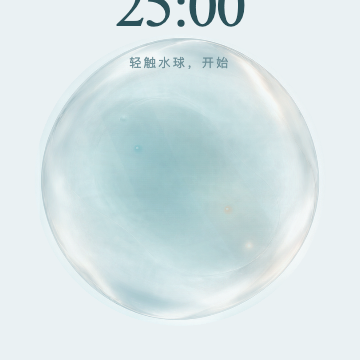
#> input picture verification/final-art-025-material-test/inputs/final-art-025.png, 360 x 360 px; the run also reads 1 picture not shown here
$ python build_optical_fields.py
#> lines starting #> are read from the running program, lines starting #| are printed output that depends on the picture; after the words box and inside, x2 and y2 are one past the last pixel; in counts of white or black regions, pixels touching at a corner belong together; pictures that were not available may be replaced by others from this repository, and a replacement may not be noted
#!/usr/bin/env python3
# -*- coding: utf-8 -*-
"""Reference-directed, single-view optical appearance study, not M2 closure.

025 is an offline donor only. The renderer samples separately derived optical
depth, reflected light, M1 thickness/detail, silhouette and formal film maps.
The absorption/reflection split is inferred, not measured physical truth.
"""
from pathlib import Path
import json
import hashlib
import numpy as np
from PIL import Image, ImageFilter

ROOT = Path(__file__).resolve().parents[2]
OUT = Path(__file__).resolve().parent
M1 = ROOT / 'verification/continuous-water-prototype'
INPUTS = OUT / 'inputs'
REF = INPUTS / 'final-art-025.png'
N = 400
VIEW = 360
RADIUS = 140
FIELD_RADIUS = 176
BG = np.array([234, 241, 243], dtype=np.float64) / 255
NEUTRAL_REVIEW_BG = np.array([154, 166, 170], dtype=np.float64) / 255
PRIMARY_025_DEPTH_REDUCTION = .34
SHELL_REFLECTION_ESTIMATE = .24
CALIBRATED_SCATTER_STRENGTH = .11
# Follow-up correction requested after Cycle 2: soften the large internal
# shadow that makes the sphere read as a concave bowl. This remains a field
# calibration; it is deliberately separate from the preserved 025 candidate.
SPHERE_RELIEF_DEPTH_REDUCTION = .20
SPHERE_RELIEF_SCATTER_STRENGTH = .095
SPHERE_RELIEF_SHADOW_DEPTH_REDUCTION = .10
SPHERE_RELIEF_SHADOW_SCATTER_STRENGTH = .075
SIMPLE_SHELL_FILM_STRENGTH = .25
REFERENCE_SOFT_SCATTER_STRENGTH = .06
REFERENCE_SOFT_FILM_STRENGTH = .15
REFERENCE_SOFT_REFRACTION_SCALE = 25
REFERENCE_SOFT_TOP_BLUR_RADIUS = 24
REFERENCE_SIDE_FILM_STRENGTH = .05
REFERENCE_SIDE_REFLECTION_STRENGTH = .50
REFERENCE_CORNER_FILM_STRENGTH = 0.0
REFERENCE_CORNER_REFLECTION_STRENGTH = 0.0
REFERENCE_CORNER_OPTICAL_STRENGTH = 1.0
REFERENCE_CORNER_SCATTER_STRENGTH = 1.0
REFERENCE_CORNER_ALPHA_STRENGTH = .75
REFERENCE_CORNER_MASK_BLUR_RADIUS = 10
REFERENCE_UPPER_FILM_STRENGTH = 0.0
REFERENCE_UPPER_REFLECTION_STRENGTH = 0.0
REFERENCE_UPPER_OPTICAL_STRENGTH = .75
REFERENCE_UPPER_SCATTER_STRENGTH = .75
REFERENCE_UPPER_MASK_BLUR_RADIUS = 10
REFERENCE_UPPER_CHROMA_NEUTRALIZE_STRENGTH = .75
REFERENCE_LEFT_SHADOW_DEPTH_REDUCTION = .75
REFERENCE_LEFT_SHADOW_SCATTER_FILL = .05
REFERENCE_LEFT_SHADOW_MASK_BLUR_RADIUS = 4
# Presentation-only follow-up: soften the over-bright shell/readout that
# disappears into light review backgrounds. Fields and silhouette stay frozen.
REFERENCE_HIGHLIGHT_SOFT_REFLECTION = .55
REFERENCE_HIGHLIGHT_SOFT_FILM = .30
REFERENCE_HIGHLIGHT_SOFT_SCATTER = .85

def srgb_to_linear(x):
    return np.where(x <= .04045, x / 12.92, ((x + .055) / 1.055) ** 2.4)

def linear_to_srgb(x):
    x = np.maximum(x, 0)
    return np.where(x <= .0031308, x * 12.92, 1.055 * x ** (1 / 2.4) - .055)

def blur(a, r):
    return np.asarray(Image.fromarray(np.uint8(np.clip(a, 0, 1)*255)).filter(ImageFilter.GaussianBlur(r)), dtype=np.float64)/255

def save_rgb(name, x):
    Image.fromarray(np.uint8(np.clip(x, 0, 1)*255+.5)).save(OUT/name)

def save_rgba(name, rgb, alpha):
    a = np.dstack([rgb, alpha])
    Image.fromarray(np.uint8(np.clip(a, 0, 1)*255+.5), 'RGBA').save(OUT/name)

def digest(path):
    return hashlib.sha256(Path(path).read_bytes()).hexdigest()

def clean_donor():
    im = np.asarray(Image.open(REF).convert('RGB'), dtype=np.float64)/255
    fallback = np.asarray(Image.open(OUT/'candidate-formal-static-baseline.png').convert('RGB'), dtype=np.float64)/255
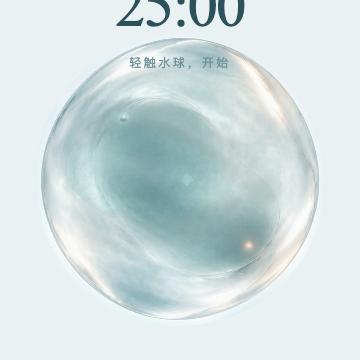
#> input picture verification/final-art-025-material-test/inputs/final-art-050.png, 360 x 360 px, given in place of candidate-formal-static-baseline.png, which was not available
    yy, xx = np.mgrid[:360, :360]
    # Remove the entire title/subtitle band; it is UI context, not material.
    mask = (yy < 104)
    for cx, cy, rad in [(138,148,8),(228,210,9),(249,245,11)]:
        mask |= (xx-cx)**2+(yy-cy)**2 < rad**2
    # Harmonic repair uses neighboring donor pixels; no synthesized core/shape.
    repaired = im.copy()
    repaired[mask] = blur(im, 10)[mask]
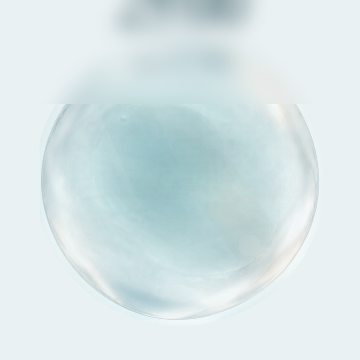
#> repaired: shape (360, 360, 3) float64; mean R, G, B 0.845, 0.899, 0.906
    for _ in range(360):
        avg = (np.roll(repaired,1,0)+np.roll(repaired,-1,0)+np.roll(repaired,1,1)+np.roll(repaired,-1,1))*.25
        repaired[mask] = avg[mask]
    # Normalize the donor's material region to the unchanged M1 field domain.
    p = Image.fromarray(np.uint8(repaired*255+.5))
    scale = RADIUS / FIELD_RADIUS
    field = p.transform((N,N), Image.Transform.AFFINE,
        (scale,0,180-200*scale,0,scale,180-200*scale),Image.Resampling.BICUBIC)
    data = np.asarray(field,dtype=np.float64)/255
    # The top of 025 is covered by UI text. Preserve a clean authored top cap
    # from the formal static baseline instead of manufacturing a flat fill.
    fallback_img = Image.fromarray(np.uint8(fallback*255+.5))
#> fallback_img is the input picture: PIL image 360x360 RGB; mean R, G, B 209.8, 223.2, 224.3
    fallback_field = fallback_img.transform((N,N), Image.Transform.AFFINE,
        (scale,0,180-200*scale,0,scale,180-200*scale),Image.Resampling.BICUBIC)
    fallback_data = np.asarray(fallback_field,dtype=np.float64)/255
    source_y = (np.arange(N)[:,None] + .5) / scale - (180-200*scale) / scale
    blend = np.clip((source_y - 103) / 24, 0, 1)[...,None]
    target_data = data * blend + fallback_data * (1-blend)
    save_rgb('diagnostic-target-donor-with-formal-cap.png',target_data)
    # Primary study uses the clean, authored formal baseline as the donor. The
    # 025 repair remains a visible diagnostic because its UI crop is ambiguous.
    data = fallback_data
    save_rgb('diagnostic-cleaned-donor.png',data)
    Image.fromarray(np.uint8(mask)*255).save(OUT/'diagnostic-donor-removal-mask.png')
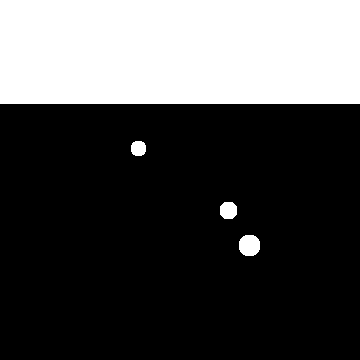
#> saved as diagnostic-donor-removal-mask.png: PIL image 360x360 L; 29.5% white; 4 white regions, box (x1, y1, x2, y2) and area: (0, 0, 360, 104) 37440, (239, 235, 260, 256) 373, (220, 202, 237, 219) 249, (131, 141, 146, 156) 193
    return data, int(mask.sum()), target_data

# [19 lines left out: functions background, sample, not called in this run]

def crop_detail(rgb):
    return np.asarray(Image.fromarray(np.uint8(np.clip(rgb,0,1)*255+.5)).crop((60,60,300,300)).resize((360,360),Image.Resampling.LANCZOS),dtype=np.float64)/255

# [65 lines left out: functions read_disk_fields, render, not called in this run]

def main():
    donor, removed, reference_donor=clean_donor()
#> removed = 38255
    yy,xx=np.mgrid[:N,:N]
    radius=np.sqrt((xx+0.5-200)**2+(yy+0.5-200)**2)/FIELD_RADIUS
    analytic=np.sqrt(np.maximum(1-radius**2,0))
    alpha=np.asarray(Image.open(INPUTS/'formal-silhouette-mask.png').convert('L'),dtype=float)/255
    source_thickness=np.asarray(Image.open(INPUTS/'neutral-thickness.png').convert('RGBA'),dtype=float)/255
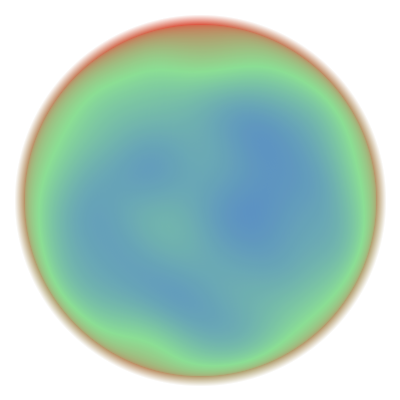
#> input picture verification/final-art-025-material-test/inputs/neutral-thickness.png, 400 x 400 px
    # Frozen thickness is a source field; do not treat its alpha as density.
    t=(source_thickness[...,0]-.25)/.6
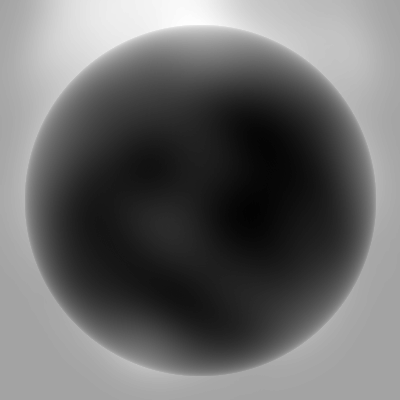
#> t: shape (400, 400) float64; min 0.0147, max 0.995, mean 0.42
    depth=np.maximum(.18,.72*analytic+.28*np.clip(t,0,1))
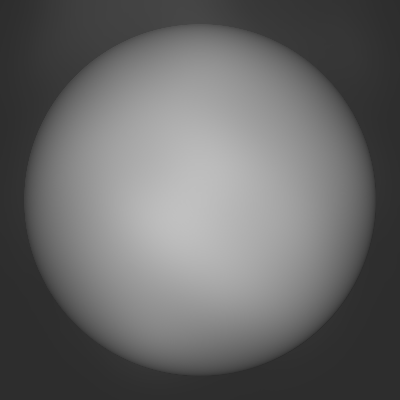
#> depth: shape (400, 400) float64; min 0.18, max 0.756, mean 0.409
    depth=np.minimum(depth,1)
    neutral=np.asarray(Image.open(INPUTS/'neutral-water-volume.png').convert('RGB'),dtype=float)/255
    detail=np.asarray(Image.open(INPUTS/'neutral-water-detail.png').convert('RGBA'),dtype=float)/255
    # Preserve authored cloudy organization, suppress tiny donor marks.
    smooth=blur(donor,2.2)
    fine_weight=np.where(radius>.84,.88,.60)[...,None]
    appearance=smooth+(donor-smooth)*fine_weight
    # M1 contributes weak local texture, not an opaque blue body or a nucleus.
    neutral_band=neutral-blur(neutral,10)
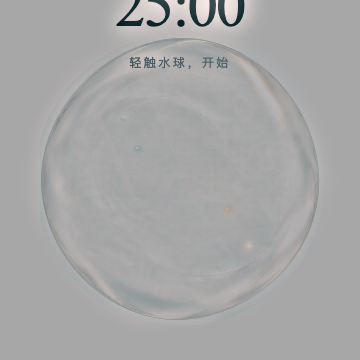
#> neutral_band: shape (360, 360, 3) float64; mean R, G, B 0.00014, 0.000116, 0.000117; drawn with min black and max white
#> (the run stopped early here; a loop or call above may not have finished)
